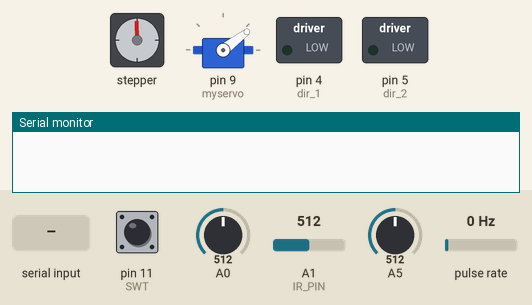
This sketch was run on a simulated Arduino Uno, built with avr-gcc and run on an emulated ATmega328P. On the bench: stepper motor, servo, switched loads named in the sketch (green lamp = pin HIGH), the last lines printed to the serial monitor. Wiring (inferred from the names in the program): pulse sensor: data pin 2; stepper motor driver (200 steps per turn assumed): step pin 7; direction pin 8; enable pin 6. The inputs (shaded band) are chosen by the test bench; at power-on: pin 11 (SWT) LOW, A5 = 512, A0 = 512, A1 (IR_PIN) = 512, pulse rate 0 Hz. Pins used as bus, display or sensor lines are not drawn.

Above: at 1.2 s.
1.3 s: pin 11 (SWT) pulled HIGH for 1 s
At 2.2 s:
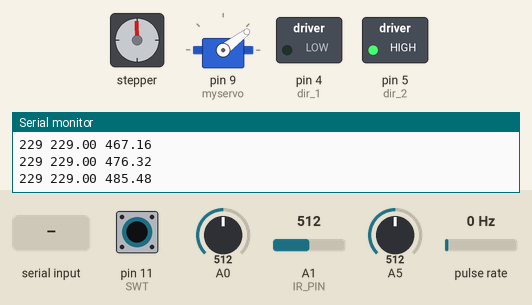
At 2.87 s:
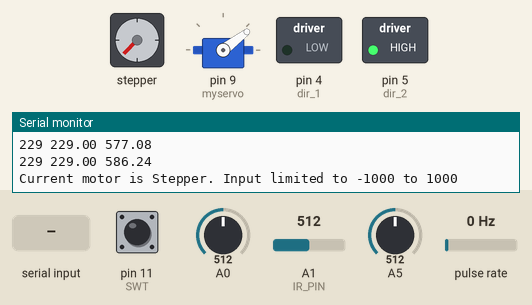
4.5 s: A5 set to 316
7.5 s: A5 set to 291
At 7.5 s:
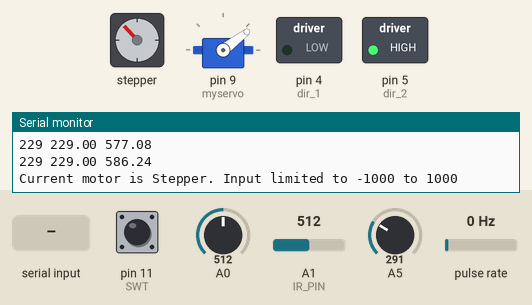
9.0 s: A5 set to 306
At 9.45 s:
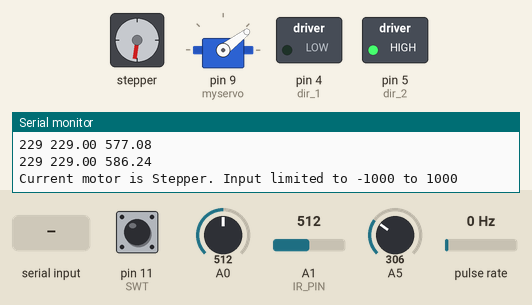
12.0 s: "1337\n" received over Serial
15.0 s: pin 11 (SWT) pulled HIGH for 0.15 s
Timing chart, 0 to 17.6 s (numbered marks = the images above; inputs shaded):
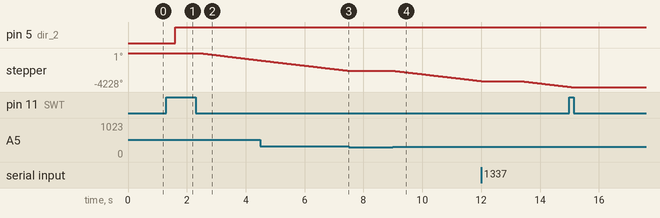

The sketch:

Sensor_LAB.ino
```cpp
/**
 * @file TASK_4.ino
 * @brief contains all sensor code
 *
 * @author Ram Muthiah (rmuthiah)
 * @author Ben Shih (bshih1)
 * @author Mark Erazo (merazo)
 * @author Hao Wang (haow1)
 */

// Servo Control library
#include <Servo.h>

// Defines DC Motor Off
#define OFF 0

// Definition for all Motor types
#define SRV 0
#define DCM 1
#define STP 2

// Switch defining motor selection
#define SWT 11

// Stepper Constants
#define motorStep 7          // A4988 Stepper Motor Driver Carrier step pin
#define motorDir 8           // A4988 Stepper Motor Driver Carrier direction pin
#define STEP_PER_DEG 5.75/10

int numSteps;                 // holder for number of microsteps required
int numDegrees = 0;           // number of degrees to be moved by stepper specified by user
int curDegrees = 0;           // current position of stepper in degrees
int dir = 0;                  // Stepper Motor Driver Direction Reference

// DC Motor Constants
#define encoderPin1 2        // Encoder Pin A
#define encoderPin2 3        // Encoder Pin B
#define dir_1 4              // Motor Board L2
#define dir_2 5              // Motor Board L1
#define enable 6             // Motor Board Enable
#define KP 1                 // Proportionality Constant for Control
#define KI 0.04              // Integration Constant for Control

volatile long encoderValue = 0;  // Current Encoder Value from DCM
volatile long desired_loc = 0;   // User Defined Desired location of DCM
volatile float error;            // Difference between current location and user
                                 // desired location of motor used for PID control
volatile float acc_err = 0;      // Integration of Error over time used for PID control

int readin;                   // Value holder for current input
int cur_motor = SRV;          // Current Motor Reference

int buttonState;              // the current reading from the input pin
int lastButtonState = LOW;    // the previous reading from the input pin

// the following variables are long's because the time, measured in miliseconds,
// will quickly become a bigger number than can be stored in an int.
long lastDebounceTime = 0;    // the last time the output pin was toggled
long debounceDelay = 50;      // the debounce time; increase if the output flickers

// Servo Constants
#define IR_PIN A1             // input from IR sensor
#define SRV_SCALE 1.8         // Scaling Factor for IR values
#define SERVO_DELAY 200        // ms delay for servo

Servo myservo;                // create servo object to control a servo
                              // a maximum of eight servo objects can be created
int pos = 0;                  // variable to store the servo position

/**
 * @brief initializes Serial Communication, DCM, Stepper, and Servo constants
 *
 * @param void
 * @return void
 */
void setup()
{
  // switch init
  pinMode(SWT, INPUT);          // Switch for current motor selection

  // Serial init
  Serial.begin(9600);           // Serial initialization
  Serial.flush();               // Flush of serial buffer

  // Stepper init
  pinMode(motorStep, OUTPUT);   // Set up motor step pin as output on the A4988 Stepper Motor Driver Carrier.
  pinMode(motorDir, OUTPUT);    // Set up motor direction pin as output on the A4988 Stepper Motor Driver Carrier.
  digitalWrite(motorDir, LOW);  // Initialize Stepper Directions
  digitalWrite(motorStep, HIGH);// Turn off stepper (active low)

  // Servo Init
  myservo.attach(9);            // attaches the servo on pin 9 to the servo object

  //DC Motor init
  pinMode(encoderPin1, INPUT);  // init Encoders A and B
  pinMode(encoderPin2, INPUT);

  digitalWrite(encoderPin1, HIGH); // turn pullup resistor on
  digitalWrite(encoderPin2, HIGH); // turn pullup resistor on

  attachInterrupt(0, updateEncoder, CHANGE);  // triggers update encoder on every Encoder A change

  pinMode(dir_1, OUTPUT); // init L2
  pinMode(dir_2, OUTPUT); // init L1
  pinMode(enable, OUTPUT);// init enable

  analogWrite(enable,0);  // turn DC motor off
  digitalWrite(dir_1, LOW); // Both Direction pins low means the motor has braked
  digitalWrite(dir_2, LOW);
}

/**
 * @brief runs Serial Communication, DCM, Stepper, and Servo constants with switch debounce
 *
 * @param void
 * @return void
 */
void loop()
{
  // read the state of the switch into a local variable:
  int reading = digitalRead(SWT);

  // check to see if you just pressed the button
  // (i.e. the input went from LOW to HIGH),  and you've waited
  // long enough since the last press to ignore any noise:

  // If the switch changed, due to noise or pressing:
  if (reading != lastButtonState)
  {
    // reset the debouncing timer
    lastDebounceTime = millis();
  }

  if ((millis() - lastDebounceTime) > debounceDelay)
  {
    // whatever the reading is at, it's been there for longer
    // than the debounce delay, so take it as the actual current state:
    if(buttonState != reading)
    {
      // if reading is different from current button state
      // switch has been pressed and next motor is set
      cur_motor = (cur_motor + 1) % 3;

      // set current button state
      buttonState = reading;

      // To provide user directions for specific motor
      Serial.print("Current motor is ");
      if(cur_motor == SRV)
        Serial.println("Servo. Input limited to 0 to 180");
      else if (cur_motor == DCM)
        Serial.println("DC. Input limited to -1000 to 1000");
      else
        Serial.println("Stepper. Input limited to -1000 to 1000");
    }
  }

  // if serial is available, assume it is a number
  if(Serial.available())
  {
    // parse the number and place under correct value
    readin = Serial.parseInt();
    // if readin is leet this resets all the values to a clear slate
    // and turns off all the motors
    if(readin == 1337)
    {
      digitalWrite(motorDir, LOW);
      digitalWrite(motorStep, HIGH);
      analogWrite(enable,OFF);

      pos = 0;
      desired_loc = 0;
      numDegrees = 0;

      Serial.println("Servo is controlled by IR Sensor and moves between 0 and 180 deg");
      Serial.println("based on proximity of interfering object (0 if close, 180 otherwise)");
      Serial.println();
      Serial.println("DC Motor is controlled by pressure sensor");
      Serial.println("Moves between 0 and 360 deg based on the amount of pressure applied");
      Serial.println();
      Serial.println("Stepper is controlled by potentiometer");
      Serial.println("Based on turning moves between -9 deg and 9 deg per iteration");
    }
  }

  // if current motor is servo
  if(cur_motor == SRV)
  {
    pos = analogRead(IR_PIN) * SRV_SCALE;
    myservo.write(pos); // Set to variable servo.
    delay(SERVO_DELAY);
  }
  // if current motor is a DC motor
  else if(cur_motor == DCM)
  {
    desired_loc = (((analogRead(A0) - 639) * -1 / 2) + 192) * 9 / 10;
    error = desired_loc - encoderValue;
    Serial.print(desired_loc);
    Serial.print(" ");
    Serial.print(error);
    // threshold so that if error is within 5 degrees of desired location
    // halt DC motor until desired location changes
    if(abs(error) < 5)
    {
      acc_err = 0;
      error = 0;
    }
    acc_err = acc_err + error; //integrator for error term for PI Control
    error = (KP * error) + (KI * acc_err); //PI control equation
    // set direction of DC motor based on sign of PI output
    if(error > 0)
    {
      digitalWrite(dir_1, LOW);
      digitalWrite(dir_2, HIGH);
    }
    else if(error < 0)
    {
      digitalWrite(dir_1, HIGH);
      digitalWrite(dir_2, LOW);
      error = -error;
    }
    Serial.print(" ");
    Serial.println(error);

    // if dead on do nothing
    if(error == 0){}
    // high threshold for PI output of 255
    else if(error > 255)
    {
      error = 255;
    }
    // low threshold for PI output of 70
    else if(error < 70)
    {
      error = 70;
    }

    // write PI output to PWM to enable pin
    analogWrite(enable,error);
  }
  // or it is a Stepper
  else
  {
    analogWrite(enable, OFF);
    numDegrees = (analogRead(A5) * 18 / 490) - 9;

    // calculate desired number of steps on stepper
    numSteps = numDegrees * STEP_PER_DEG;
    // reverse direction of stepper if direction is negative
    if(numSteps < 0)
    {
      numSteps = -numSteps;
      dir = 1;
    }
    else
    {
      dir = 0;
    }

    // set direction of Stepper
    digitalWrite(motorDir, dir);

    // write numSteps pulses to stepper to enable numDegrees motion
    for(int i = 0; i < numSteps; i++)
    {
      // Move the motor a single step with a duty cycle of 25%.
      digitalWrite(motorStep, LOW);
      delay(2);

      digitalWrite(motorStep, HIGH);
      delay(2);
    }
  }

  // set last button read for debounce
  lastButtonState = reading;
}

/**
 * @brief controls encoder count by detecting orientation of motor based on
 *        A and B pin orientations
 *
 * @param void
 * @return void
 */
void updateEncoder()
{
  int encA = digitalRead(encoderPin1); //MSB = most significant bit
  int encB = digitalRead(encoderPin2); //LSB = least significant bit

  // CW direction
  if(encA == encB)
  {
    encoderValue--;
  }
  // CCW direction
  else
  {
    encoderValue++;
  }
}
```

Measured:
- the behaviour switches between 300 and 299 on A5 (found by bisection; images 2 and 3)
- after the input at 1.3 s, pin 5 (dir_2): LOW → HIGH after 0.30 s; stepper: keeps turning counter-clockwise at about 445°/s, starting after 1.1 s
- after the input at 7.5 s, stepper: stops changing and stays -2203°
- after the input at 9.0 s, stepper: keeps turning counter-clockwise at about 427°/s, starting at once
